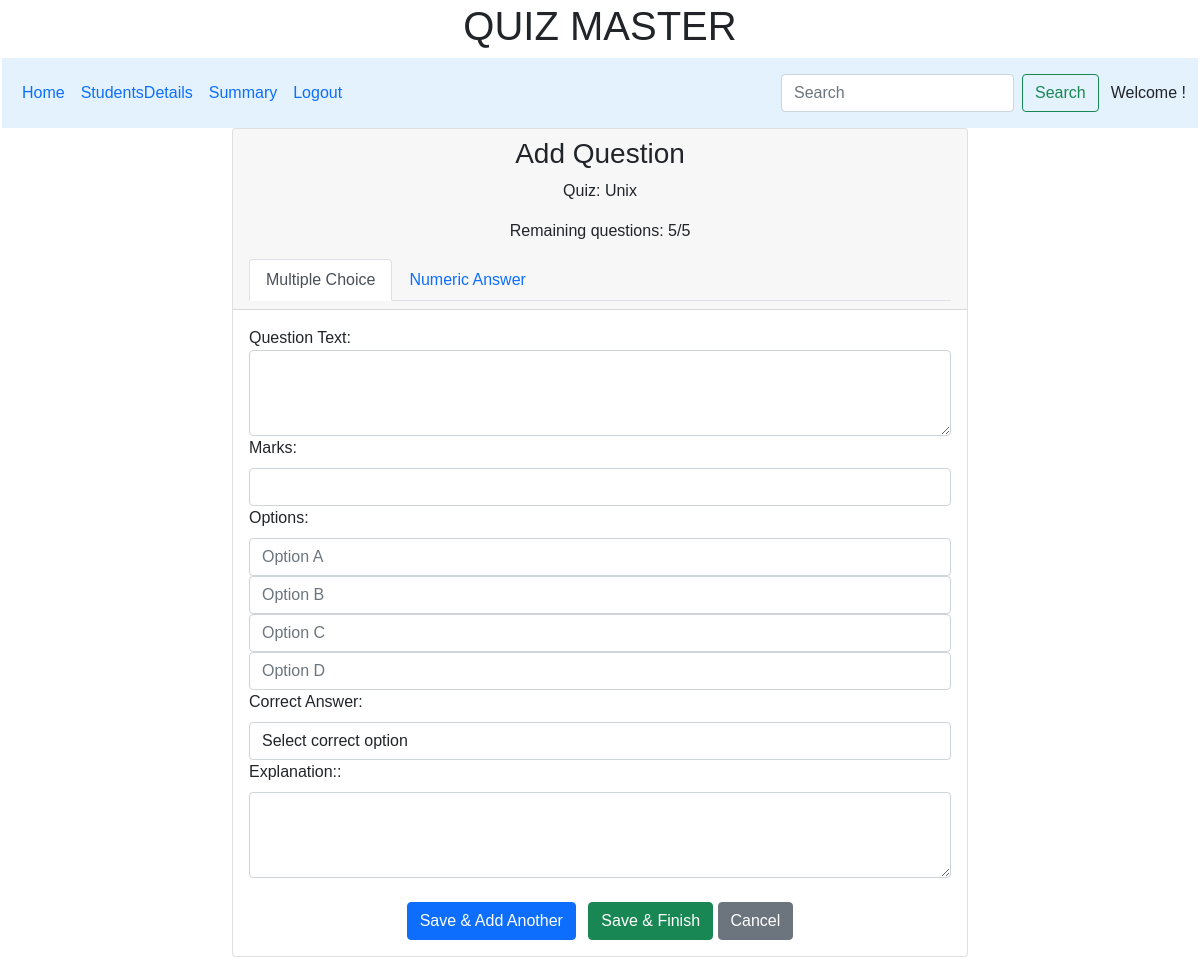
The page /add_questions/1 on the database as committed earlier.
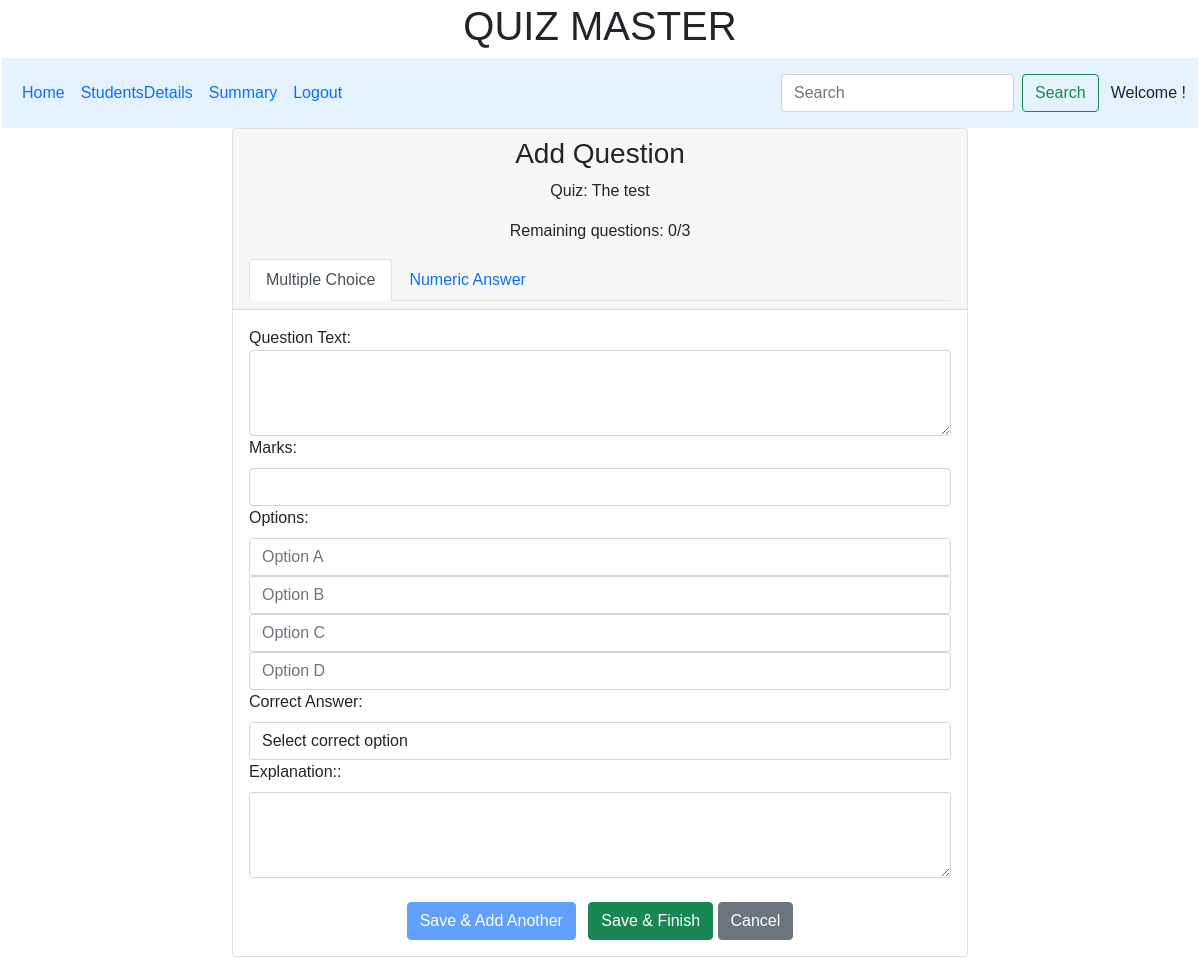
The same page on the database as committed later.
### controllers/model.py (models this page shows, shortened)
class Quiz(db.Model):
    __tablename__ = 'Quiz'
    id = db.Column(db.Integer, primary_key=True)
    chapter_id = db.Column(db.Integer, db.ForeignKey('chapter.id'), nullable=False)
    title = db.Column(db.String, nullable=False)
    description= db.Column(db.String, nullable=True)
    deadline = db.Column(db.DateTime, nullable=False)
    totalNoQues = db.Column(db.Integer, default=0)
    totalMarks = db.Column(db.Integer, default=0)
    passingMarks = db.Column(db.Integer, default=0)
    duration = db.Column(db.Integer, nullable=True)
    questions = db.relationship('Question', back_populates='quiz',cascade="all, delete-orphan")

### controllers/controller.py (the view)
@app.route("/add_questions/<int:quiz_id>/<type>", methods=["GET", "POST"])
@app.route("/add_questions/<int:quiz_id>", methods=["GET", "POST"])
def add_questions(quiz_id, type="mcq"):
    quiz = Quiz.query.get_or_404(quiz_id)
    if not type:
        type="mcq"
    existing_question_count = Question.query.filter_by(quiz_id=quiz_id).count()
    remaining_questions = max(quiz.totalNoQues - existing_question_count,0)
    return render_template('add_questions.html', quiz=quiz, question_type=type, remaining_questions=remaining_questions)

### templates/add_questions.html (shortened to what the changed rows need)
{% extends "admin_layout.html" %}
{% block content %}
<div class="container">
    <div class="row justify-content-center">
        <div class="col-md-8">
            <div class="card">
                <div class="card-header">
                    <h3 class="text-center">Add Question</h3>
                    <p class="text-center">Quiz: {{ quiz.title }}</p>
                    <p class="text-center">Remaining questions: {{ remaining_questions }}/{{ quiz.totalNoQues }}</p>
                    <ul class="nav nav-tabs">
                        <li class="nav-item">
                        </li>
                        <li class="nav-item">
                        </li>
                    </ul>
                </div>
            </div>
        </div>
    </div>
</div>
{% endblock %}

Rows that differ between the two databases and show on the page:
changed Quiz: title "Unix" → "The test"; totalNoQues "5" → "3"
Other text that changed with them:
{{ remaining_questions }}: "5" → "0"
